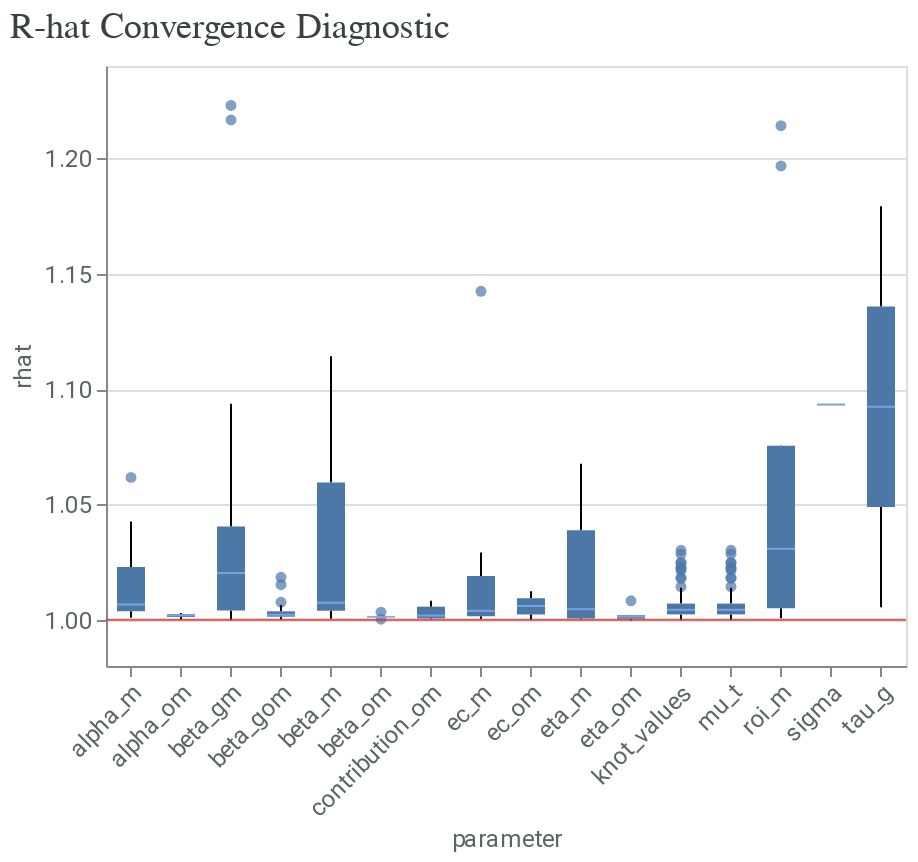

Notebook code cell kept with this figure:
### Code cell
model_diagnostics3 = visualizer.ModelDiagnostics(model3)
model_diagnostics3.plot_rhat_boxplot()

### Figure 1 — Vega-Lite specification as saved in the notebook (floating-point values rounded to 4 significant figures; data arrays with more than 128 entries replaced by an {"elided": "..."} marker saying what was removed)
{"config": {"view": {"continuousWidth": 300, "continuousHeight": 300}, "axis": {"labelColor": "#5F6368", "labelFont": "Roboto", "labelFontSize": 12, "titleColor": "#5F6368", "titleFont": "Roboto", "titleFontSize": 12, "titleFontWeight": "normal"}}, "layer": [{"data": {"name": "data-d6d9c43a37489eff2b8a1dc7944960f5"}, "mark": {"type": "boxplot", "median": {"color": "#8AB4F8"}, "outliers": {"filled": true}}, "encoding": {"x": {"axis": {"labelAngle": -45}, "field": "parameter", "type": "nominal"}, "y": {"field": "rhat", "scale": {"zero": false}, "type": "quantitative"}}}, {"data": {"name": "empty"}, "mark": {"type": "rule", "color": "#D93025", "opacity": 0.8}, "encoding": {"y": {"datum": 1}}}], "title": {"text": "R-hat Convergence Diagnostic", "anchor": "start", "color": "#3C4043", "font": "Google Sans Display", "fontSize": 18, "fontWeight": "normal", "offset": 10}, "width": 400, "$schema": "https://vega.github.io/schema/vega-lite/v5.20.1.json", "datasets": {"data-d6d9c43a37489eff2b8a1dc7944960f5": {"elided": "513 records"}, "empty": [{}]}}
